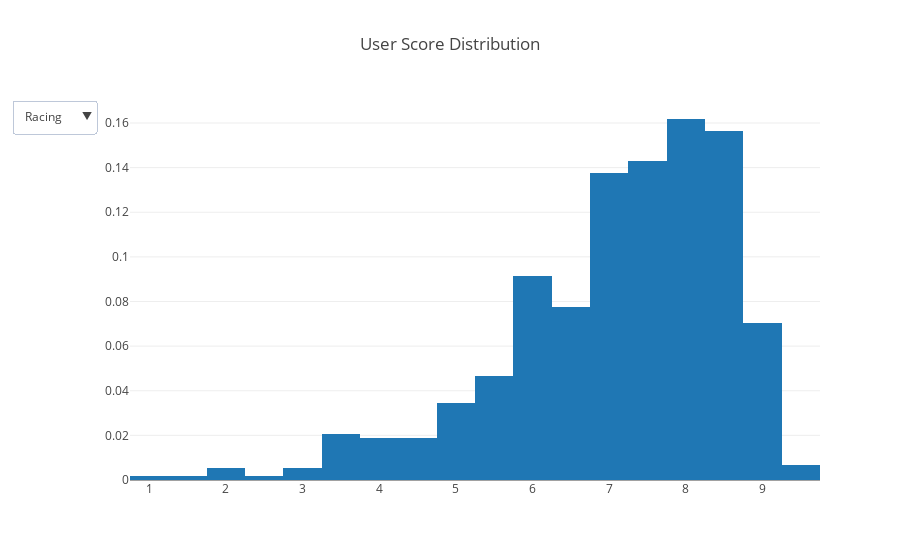

Notebook code cell kept with this figure:
### Markdown cell above
В plotly есть возможность делать графики в drop down menus, когда в зависимости от выбранного среза будут отображаться различные графики. Давайте построим __гистораммы распределений оценок пользователей по жанрам__.

### Code cell
traces = []
for genre in ['Racing', 'Shooter', 'Sports', 'Action']:
    traces.append(
        go.Histogram(
            x=df[df.Genre == genre].User_Score,
            histnorm='probability', 
            name = genre, 
            visible = (genre == 'Racing'))
    )
    
layout = go.Layout(
    title='User Score Distribution',
    updatemenus=list([
        dict(
            x=-0.05,
            y=1,
            yanchor='top',
            buttons=list([
                dict(
                    args=['visible', [True] + [False]*3],
                    label='Racing',
                    method='restyle'
                ),
                dict(
                    args=['visible', [False] + [True] + [False]*2],
                    label='Shooter',
                    method='restyle'
                ),
                dict(
                    args=['visible', [False]*2 + [True] + [False]],
                    label='Sports',
                    method='restyle'
                ),
                dict(
                    args=['visible', [False]*3 + [True]],
                    label='Action',
                    method='restyle'
                )
            ]),
        )
    ]),
)

fig = {'data': traces, 'layout': layout}
iplot(fig, show_link=False)

### Figure 1 — Plotly figure (JSON) as saved in the notebook; plotly's stock layout.template omitted (floating-point values rounded to 4 significant figures; data arrays with more than 128 entries replaced by an {"elided": "..."} marker saying what was removed)
{"data": [{"histnorm": "probability", "name": "Racing", "type": "histogram", "uid": "c0a3c8a8-0bac-43d4-b06b-c1f694c93a78", "visible": true, "x": {"elided": "581 float values"}}, {"histnorm": "probability", "name": "Shooter", "type": "histogram", "uid": "8cc18911-622d-4715-98ef-1f35edffb405", "visible": false, "x": {"elided": "864 float values"}}, {"histnorm": "probability", "name": "Sports", "type": "histogram", "uid": "1420f8d7-3e59-4b29-ad30-8571e36801d3", "visible": false, "x": {"elided": "943 float values"}}, {"histnorm": "probability", "name": "Action", "type": "histogram", "uid": "ef19e3ba-2d4f-42dd-9ad9-9c8dc285f6ca", "visible": false, "x": {"elided": "1630 float values"}}], "layout": {"title": {"text": "User Score Distribution"}, "updatemenus": [{"buttons": [{"args": ["visible", [true, false, false, false]], "label": "Racing", "method": "restyle"}, {"args": ["visible", [false, true, false, false]], "label": "Shooter", "method": "restyle"}, {"args": ["visible", [false, false, true, false]], "label": "Sports", "method": "restyle"}, {"args": ["visible", [false, false, false, true]], "label": "Action", "method": "restyle"}], "x": -0.05, "y": 1, "yanchor": "top"}]}}
